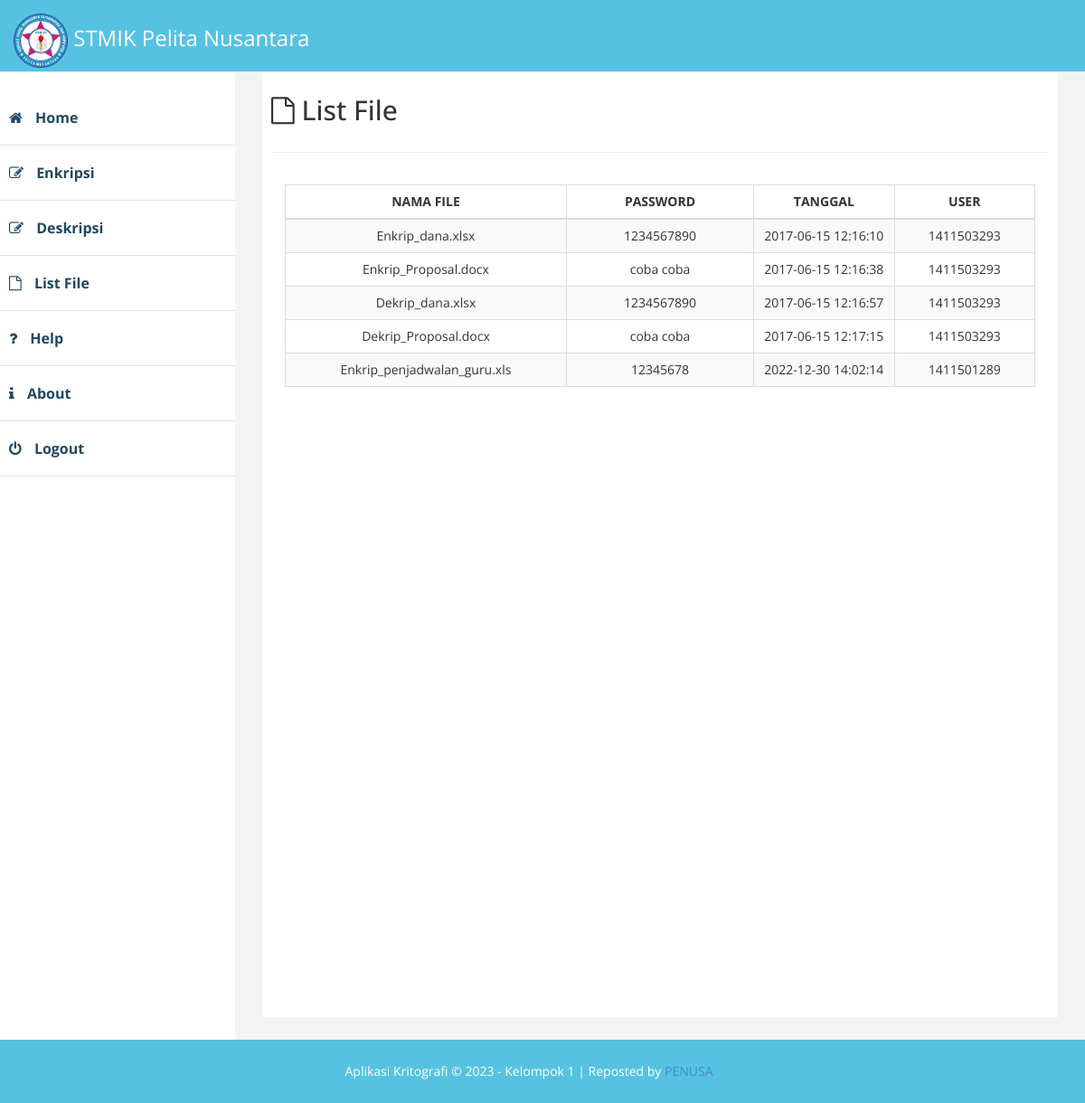
The page /user/list.php (signed in) on the database its author committed.
### tables this page shows
CREATE TABLE `file` (
  `kd_file` int(10) NOT NULL,
  `nama_file` varchar(255) NOT NULL,
  `kunci` varchar(20) NOT NULL,
  `tgl` timestamp NOT NULL DEFAULT CURRENT_TIMESTAMP ON UPDATE CURRENT_TIMESTAMP,
  `nip` int(10) NOT NULL
);

### user/list.php (the view, shortened to what this page needs)
<?php
	include '../session.php';
	include 'header.php';
?>
<div id="page-wrapper">
	<div id="page-inner">
		<div class="row">
			<div class="col-lg-12">
				<h2><i class="fa fa-file-o"></i> List File</h2>
			</div>
		</div>
		<hr />
		<div class="row">
			<div class="col-lg-12">
				<div class="panel-body">
					<div class="table-responsive">
						<table class="table table-striped table-bordered table-hover">
							<thead>
								<tr>
									<th width="300px"><center>NAMA FILE</center></th>
									<th width="200px"><center>PASSWORD</center></th>
									<th width="150px"><center>TANGGAL</center></th>
									<th width="150px"><center>USER</center></th>
								</tr>
							</thead>
							<tbody>
								<?php
									$get = mysqli_query($konek, "SELECT * FROM file");
									while ($tampil=mysqli_fetch_array($get)) {
										echo "<tr>";
										echo "<td align='center'>".$tampil['nama_file']."</td>";
										echo "<td align='center'>".$tampil['kunci']."</td>";
										echo "<td align='center'>".$tampil['tgl']."</td>";
										echo "<td align='center'>".$tampil['nip']."</td>";
										echo "</tr>";
									}
								?>
							</tbody>
						</table>
					</div>
				</div>
			</div>
		</div>
	</div>
</div>
<?php
	include 'footer.php';
?>

### user/header.php (shortened to what this page needs)
<!DOCTYPE html>
<html xmlns="http://www.w3.org/1999/xhtml">
	<head>
		<link href="../assets/css/bootstrap.css" rel="stylesheet" />
		<link href="../assets/css/font-awesome.css" rel="stylesheet" />
        <link href="../assets/css/custom.css" rel="stylesheet" />
	</head>
	<body>
		<div id="wrapper">
			<div class="navbar navbar-inverse navbar-fixed-top" style="background-color: #56c2e1;">
				<div class="adjust-nav">
					<div class="navbar-header">
						<a class="navbar-brand" href="index.php">
							<img style="width: 60px" src="../assets/img/penusa.png" /> STMIK Pelita Nusantara
						</a>
					</div>
				</div>
			</div>
			<nav class="navbar-default navbar-side" role="navigation">
				<div class="sidebar-collapse">
					<ul class="nav" id="main-menu">
						<li>
							<a href="index.php"><i class="fa fa-home"></i><strong> Home</strong></a>
						</li>
						<li>
							<a href="enkrip.php"><i class="fa fa-edit"></i><strong> Enkripsi</strong></a>
						</li>
						<li>
							<a href="dekrip.php"><i class="fa fa-edit"></i><strong> Deskripsi</strong></a>
						</li>
						<li>
							<a href="list.php"><i class="fa fa-file-o"></i><strong> List File</strong></a>
						</li>
						<li>
							<a href="help.php"><i class="fa fa-question"></i><strong> Help</strong></a>
						</li>
						<li>
							<a href="about.php"><i class="fa fa-info"></i><strong> About</strong></a>
						</li>
						<li>
							<a href="../logout.php"><i class="fa fa-power-off"></i><strong> Logout</strong></a>
						</li>
					</ul>
				</div>
			</nav>

### user/footer.php (shortened to what this page needs)
		<div class="footer" style="background-color: #56c2e1;">
            <div class="row">
                <div class="col-lg-12" >
                    <center>
	                    Aplikasi Kritografi &copy; 2023 - Kelompok 1 | Reposted by <a href="http://penusa.ac.id/page/profil-penusa" target="_blank" rel="noopener noreferrer">PENUSA</a>
    				</center>
                </div>
            </div>
        </div>
	</body>
</html>

### assets/css/custom.css (style rules this page uses)
body { font-family: 'Open Sans', sans-serif; line-height:30px; }
#wrapper { width: 100%; margin-top:50px; }
#page-wrapper { padding: 15px 15px; min-height: 600px; background:#F3F3F3; }
#page-inner { width:100%; margin:10px 20px 10px 0px; background-color:#fff!important; padding:10px; min-height:1050px; }
.sidebar-collapse .nav { padding:0; padding-top:50px; }
.sidebar-collapse > .nav > li > a { padding:15px 10px; color: #214761; font-weight: 900; font-size: 16px; }
.sidebar-collapse > .nav > li { border-bottom:1px solid #e1e1e1; }
.navbar-side { border:none; background-color: #fff; }
.navbar-inverse { background-color: #214761; border-color: #F0F0F0; min-height: 80px; }
.nav > li > a > i { margin-right:10px; }
.footer { background-color:#214761; width:100%; color:#fff; padding:20px 50px 20px 50px; padding-left:20px; }
@media (min-width:768px) { #page-wrapper { margin: 0 0 0 260px; padding: 15px 30px; min-height: 1050px; } }
@media (min-width:768px) { .navbar-side { z-index: 1; position: absolute; width: 260px; } }

### rows shown on the page
file: nama_file "Enkrip_dana.xlsx", kunci "1234567890", tgl "2017-06-15 12:16:10", nip "1411503293"
file: nama_file "Enkrip_Proposal.docx", kunci "coba coba", tgl "2017-06-15 12:16:38", nip "1411503293"
file: nama_file "Dekrip_dana.xlsx", kunci "1234567890", tgl "2017-06-15 12:16:57", nip "1411503293"
file: nama_file "Dekrip_Proposal.docx", kunci "coba coba", tgl "2017-06-15 12:17:15", nip "1411503293"
file: nama_file "Enkrip_penjadwalan_guru.xls", kunci "12345678", tgl "2022-12-30 14:02:14", nip "1411501289"
